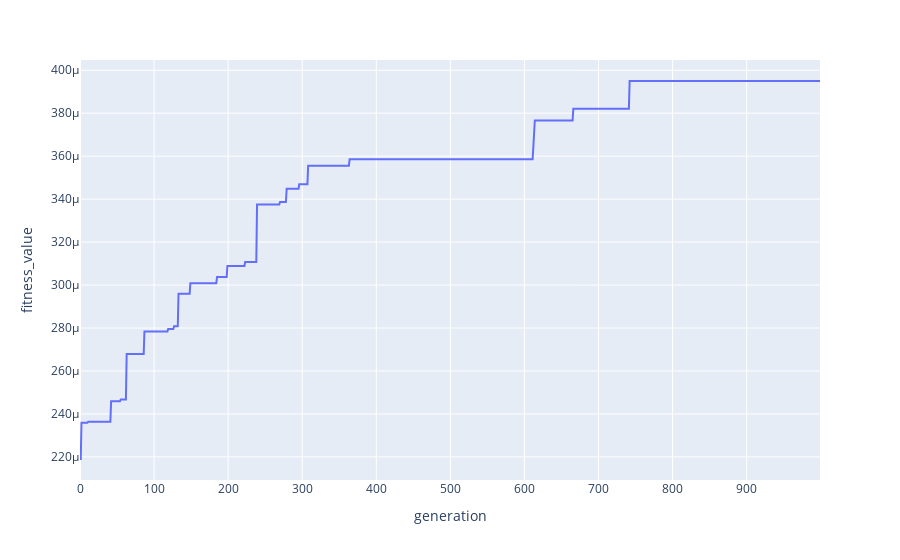

The cell this chart's notebook holds for it:
### Code cell
import plotly.express as px

dfPlot = pd.DataFrame(fitness_array, columns=['fitness_value']).reset_index()

dfPlot = dfPlot.rename(columns={'index':'generation'})

px.line(dfPlot, 'generation', 'fitness_value')

### Figure 1 — Plotly figure (JSON) as saved in the notebook; plotly's stock layout.template omitted (floating-point values rounded to 4 significant figures; data arrays with more than 128 entries replaced by an {"elided": "..."} marker saying what was removed)
{"data": [{"hovertemplate": "generation=%{x}<br>fitness_value=%{y}<extra></extra>", "legendgroup": "", "line": {"color": "#636efa", "dash": "solid"}, "marker": {"symbol": "circle"}, "mode": "lines", "name": "", "orientation": "v", "showlegend": false, "type": "scatter", "x": {"elided": "1000 int values"}, "xaxis": "x", "y": {"elided": "1000 float values"}, "yaxis": "y"}], "layout": {"legend": {"tracegroupgap": 0}, "margin": {"t": 60}, "xaxis": {"anchor": "y", "domain": [0, 1], "title": {"text": "generation"}}, "yaxis": {"anchor": "x", "domain": [0, 1], "title": {"text": "fitness_value"}}}}
